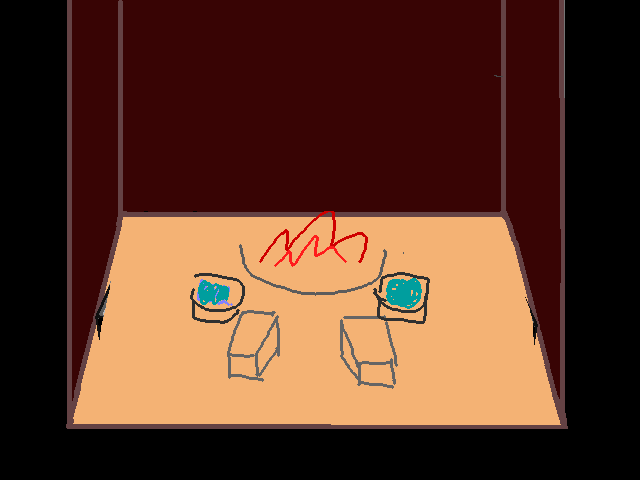

A 2D game scene composited from a Tiled map and its tileset images. What follows is a short description and the map's XML, with each tile layer's data collapsed to a summary:
An orthogonal 20x15 tile map with 32x32 px tiles, 3 tile layers (Tile Layer 2, Tile Layer 1, Tile Layer 3), 7 tilesets and 14 objects (level Info, character, character1).

<map version="1.2" tiledversion="1.2.1" orientation="orthogonal" renderorder="right-down" width="20" height="15" tilewidth="32" tileheight="32" infinite="0" nextlayerid="32" nextobjectid="42">
 <tileset firstgid="1" name="grassstage" tilewidth="32" tileheight="32" tilecount="2025" columns="45">
  <image source="grassstage.png" width="1440" height="1440" />
 </tileset>
 <tileset firstgid="2026" name="grassstage2" tilewidth="32" tileheight="32" tilecount="2500" columns="50">
  <image source="grassstage2.png" width="1600" height="1600" />
 </tileset>
 <tileset firstgid="4526" name="playerstart" tilewidth="32" tileheight="32" tilecount="1" columns="1">
  <image source="playerstart.png" width="32" height="32" />
  <tile id="0">
   <properties>
    <property name="orient" value="right" />
    <property name="playerstart" value="" />
   </properties>
  </tile>
 </tileset>
 <tileset firstgid="4527" name="grassstage3" tilewidth="32" tileheight="32" tilecount="1700" columns="50">
  <image source="grassstage3.png" width="1600" height="1088" />
 </tileset>
 <tileset firstgid="6227" source="grassstage4redux.tsx" />
 <tileset firstgid="6927" name="grasstownweaponshop" tilewidth="32" tileheight="32" tilecount="300" columns="20">
  <image source="grasstownweaponshop.png" width="640" height="480" />
 </tileset>
 <tileset firstgid="7227" source="grasstownsmithing.tsx" />
 <layer id="29" name="Tile Layer 2" width="20" height="15">
  <data>[300 cells, 300 non-empty, 300 distinct tile ids]</data>
 </layer>
 <layer id="30" name="Tile Layer 1" width="20" height="15">
  <data>[300 cells, 165 non-empty, 19 distinct tile ids]</data>
 </layer>
 <layer id="31" name="Tile Layer 3" width="20" height="15">
  <data>[300 cells, 300 non-empty, 300 distinct tile ids]</data>
 </layer>
 <objectgroup id="4" name="Object Layer 1">
  <object id="19" x="288" y="416" width="32" height="32">
   <properties>
    <property name="orient" value="up" />
    <property name="playerstart" value="" />
    <property name="startarea" value="0" />
   </properties>
  </object>
  <object id="20" x="256" y="480" width="128" height="64">
   <properties>
    <property name="NewArea" value="grasstownweaponshop.tmx" />
    <property name="area" value="grasstownweaponshop.tmx" />
    <property name="returnarea" value="2" />
   </properties>
  </object>
  <object id="22" name="level Info" x="320" y="64" width="24" height="24">
   <properties>
    <property name="areaname" value="The Forge" />
    <property name="levelinfo" value="1" />
   </properties>
  </object>
  <object id="26" name="Yeah, Buddy" type="character" x="288" y="192" width="32" height="64">
   <properties>
    <property name="" value="" />
    <property name="SPflag1" value="" />
    <property name="description" value="Where's that friend of yours?" />
    <property name="image" value="sprites/yeahbuddy.gif" />
    <property name="name" value="Him" />
    <property name="orient" value="down" />
    <property name="sprite" value="" />
   </properties>
  </object>
  <object id="30" x="544" y="192" width="32" height="192">
   <properties>
    <property name="block" value="" />
   </properties>
  </object>
  <object id="31" x="512" y="192" width="32" height="96">
   <properties>
    <property name="block" value="" />
   </properties>
  </object>
  <object id="32" x="32" y="192" width="32" height="224">
   <properties>
    <property name="block" value="" />
   </properties>
  </object>
  <object id="33" x="96" y="192" width="32" height="96">
   <properties>
    <property name="block" value="" />
   </properties>
  </object>
  <object id="34" x="64" y="192" width="32" height="160">
   <properties>
    <property name="block" value="" />
   </properties>
  </object>
  <object id="35" x="256" y="173" width="256" height="32">
   <properties>
    <property name="block" value="" />
   </properties>
  </object>
  <object id="36" x="129" y="174" width="128" height="32">
   <properties>
    <property name="block" value="" />
   </properties>
  </object>
  <object id="37" x="384" y="416" width="192" height="32">
   <properties>
    <property name="block" value="" />
   </properties>
  </object>
  <object id="38" x="64" y="416" width="192" height="32">
   <properties>
    <property name="block" value="" />
   </properties>
  </object>
  <object id="41" name="Genmu" type="character1" x="416" y="288" width="32" height="64">
   <properties>
    <property name="SPflag1" value="" />
    <property name="description" value="I need a job. For to buy swords." />
    <property name="eventrequirement" value="mettheswordsman" />
    <property name="image" value="sprites/genmu.gif" />
    <property name="name" value="Genmu" />
    <property name="orient" value="left" />
    <property name="sprite1" value="" />
   </properties>
  </object>
 </objectgroup>
</map>
